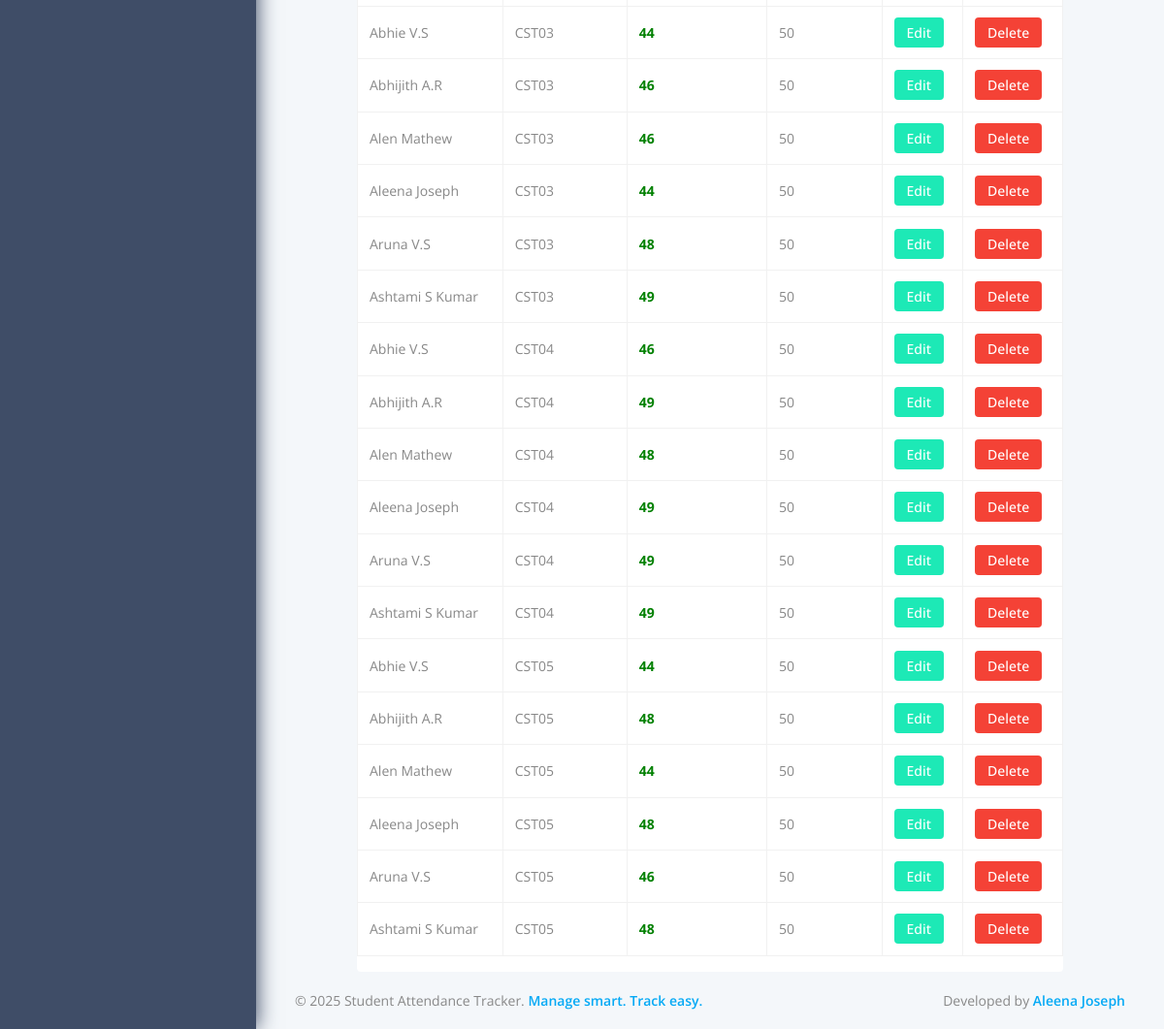
Page /TeacherAdmin/Displayinternal/ (lower part) on the earlier database version.
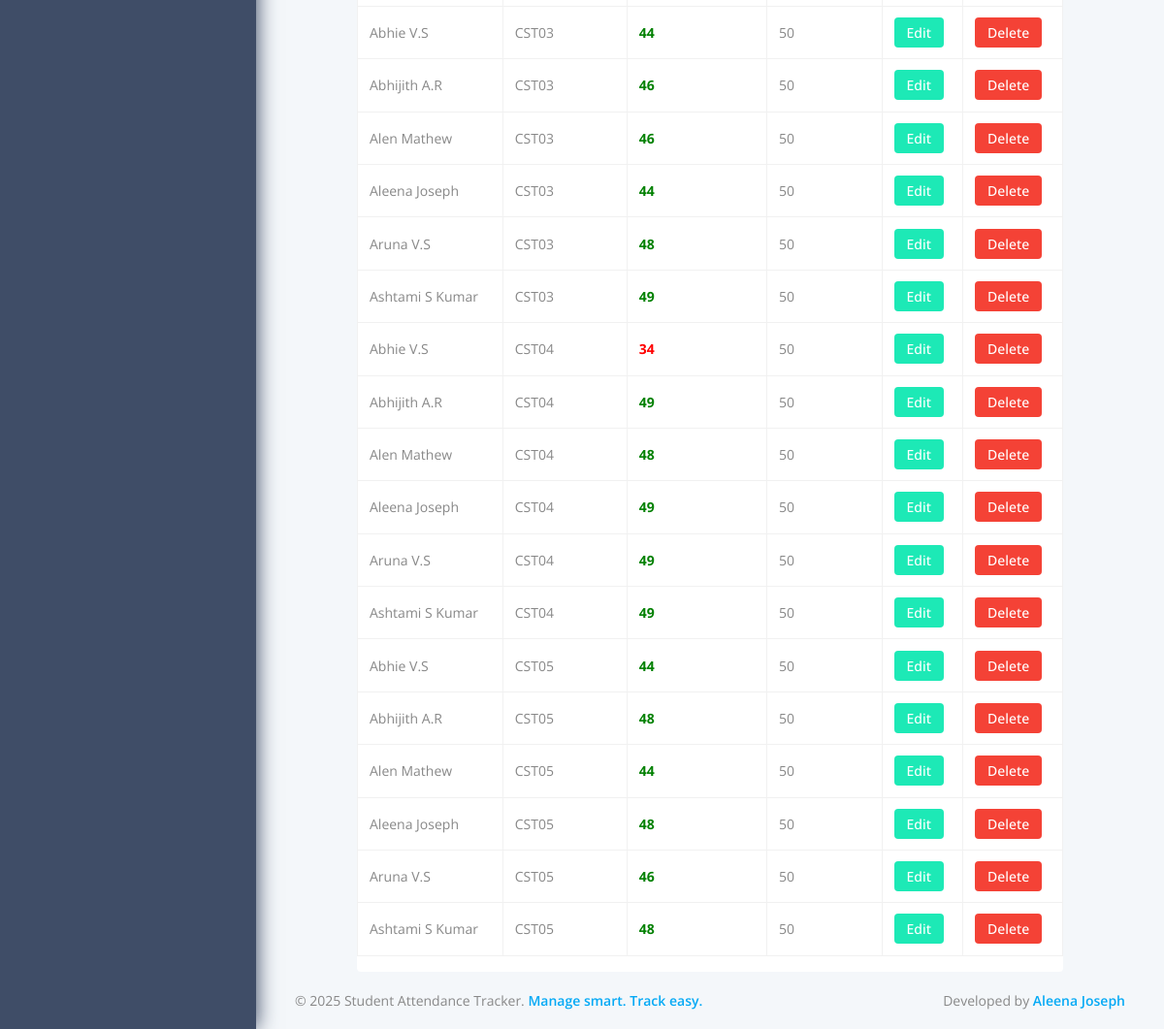
Same page on the later database version.
### TeacherApp/models.py (models this page shows, shortened)
class Internalmarkdb(models.Model):
    Student=models.ForeignKey(Studentdb,on_delete=models.CASCADE)
    Subject=models.ForeignKey(Subjectdb,on_delete=models.CASCADE)
    Internalmark = models.IntegerField(null=False, blank=False)
    Totalmark = models.IntegerField(null=False, blank=False,default=50)

class Studentdb(models.Model):
    Student_name=models.CharField(max_length=30,null=True,blank=True)
    Student_rollno=models.IntegerField(null=True,blank=True)
    Student_regid=models.CharField(max_length=30,null=True,blank=True)
    Student_batch=models.CharField(max_length=30,null=True,blank=True)
    Student_sem=models.CharField(max_length=30,null=True,blank=True)
    Student_duration=models.CharField(max_length=30,null=True,blank=True)
    Student_phone = models.IntegerField(null=True, blank=True)
    Student_prof=models.ImageField(upload_to="Student Profile Image",null=True,blank=True)
    Student_password=models.CharField(max_length=10,null=True,blank=True)

class Subjectdb(models.Model):
    Subject_name=models.CharField(max_length=30,null=True,blank=True)
    Subject_code=models.CharField(max_length=30,null=True,blank=True)
    Subject_teacher=models.CharField(max_length=30,null=True,blank=True)
    Subject_sem=models.CharField(max_length=30,null=True,blank=True)
    Subject_dep=models.CharField(max_length=30,null=True,blank=True)

### TeacherApp/views.py (the view)
# urls.py: path('Displayinternal/',views.Displayinternal,name="Displayinternal"),
def Displayinternal(request):
    import datetime
    date = datetime.datetime.now()
    selected_subject = request.GET.get("subject")  # Subject filter
    student_id = request.GET.get("student")        # Optional student filter
    data = Internalmarkdb.objects.all()
    if selected_subject:
        data = data.filter(Subject_id=selected_subject)
    if student_id:
        data = data.filter(Student_id=student_id)
    subjects = Subjectdb.objects.all()
    return render(
        request,
        "displayinternal.html",
        {
            "data": data,
            "date": date,
            "subjects": subjects,          # For dropdown
            "selected_subject": selected_subject,  # For PDF button & dropdown
            "student_id": student_id       # Optional if student filter added
        }
    )

### TeacherApp/templates/displayinternal.html (shortened to what this page needs)
{% extends 'index.html' %}
{% load static %}
{% block content %}
<div class="container mt-5">
    <div class="table-responsive shadow-sm p-3 bg-white rounded">
        <table class="table table-bordered table-hover align-middle">
            <tbody>
                {% for i in data %}
                    <tr>
                        <td>{{ i.Student.Student_name }}</td>
                        <td>{{ i.Subject.Subject_code }}</td>
                        <td>
                            {% if i.Internalmark < 35 %}
                                <span style="color:red; font-weight:bold;">{{ i.Internalmark }}</span>
                            {% else %}
                                <span style="color:green; font-weight:bold;">{{ i.Internalmark }}</span>
                            {% endif %}
                        </td>
                        <td>{{ i.Totalmark }}</td>
                        <td>
                            <a href="{% url 'Editinternalpage' i_id=i.id %}">
                                <button class="btn btn-success btn-sm px-3">Edit</button>
                            </a>
                        </td>
                        <td>
                            <a href="{% url 'Deleteinternal' i_id=i.id %}">
                                <button class="btn btn-danger btn-sm px-3">Delete</button>
                            </a>
                        </td>
                    </tr>
                {% empty %}
                    <tr>
                        <td colspan="6" class="text-center">No Internal Marks Available</td>
                    </tr>
                {% endfor %}
            </tbody>
        </table>
    </div>
</div>
{% endblock %}

Differences in the rows shown:
changed Internalmarkdb (number 7 of 18 on the later page): Internalmark "46" → "34"
